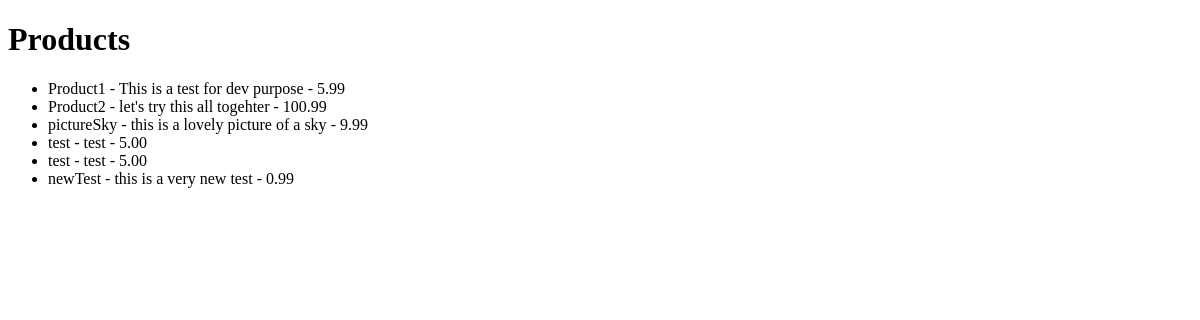
The app's page /products/, older data.
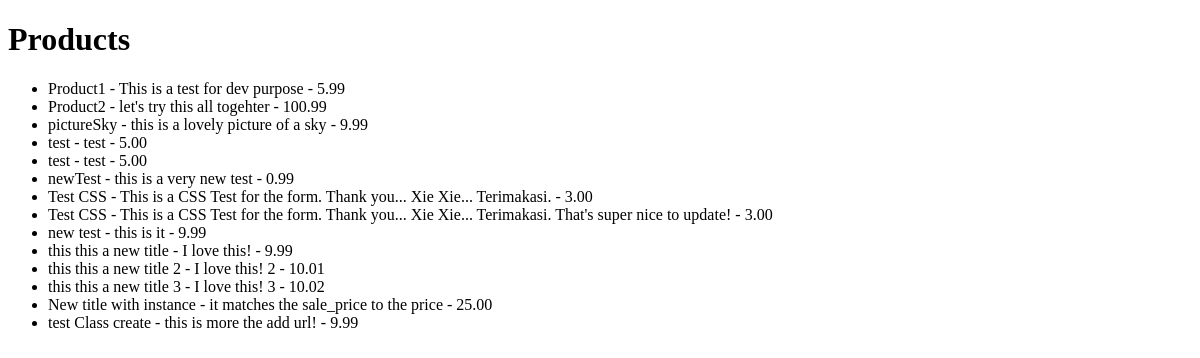
The same page, newer data.
### products/models.py (models this page shows)
class Product(models.Model):
  user = models.ForeignKey(settings.AUTH_USER_MODEL)
  title = models.CharField(max_length=30) # title string creation
  slug = models.SlugField(blank=True, unique=True)
  description = models.TextField()
  price = models.DecimalField(max_digits=100, decimal_places=2, default=9.99, null=True, blank=True)
  sale_price = models.DecimalField(max_digits=100, decimal_places=2, default= 6.99, null=True, blank=True)
  def __str__(self):
    return self.title # returns the title name of the product when you print the object

### products/views.py (the view)
# urls.py: url(r'^products/$', ProductListView.as_view(), name='product_list_view'),
class ProductListView(ListView):
  model = Product
  def get_queryset(self, *args, **kwargs):
      qs = super(ProductListView, self).get_queryset(**kwargs)
      return qs

### templates/products/product_list.html
{% extends "base.html" %}
{% block content %}
<h1>Products</h1>
<ul>
{% for instance in object_list %}
    <li>{{ instance }} - {{ instance.description }} - {{ instance.price }}</li>
{% empty %}
    <li>No products yet.</li>
{% endfor %}
</ul>
{% endblock content %}

Row changes from the older to the newer data that the page shows:
added Product: title "Test CSS", description "This is a CSS Test for the form. Thank you... Xie Xie... Terimakasi.", price "3.00"
added Product: title "Test CSS", description "This is a CSS Test for the form. Thank you... Xie Xie... Terimakasi. That's super nice to update!", price "3.00"
added Product: title "new test", description "this is it", price "9.99"
added Product: title "this this a new title", description "I love this!", price "9.99"
added Product: title "this this a new title 2", description "I love this! 2", price "10.01"
added Product: title "this this a new title 3", description "I love this! 3", price "10.02"
added Product: title "New title with instance", description "it matches the sale_price to the price", price "25.00"
added Product: title "test Class create", description "this is more the add url!", price "9.99"
